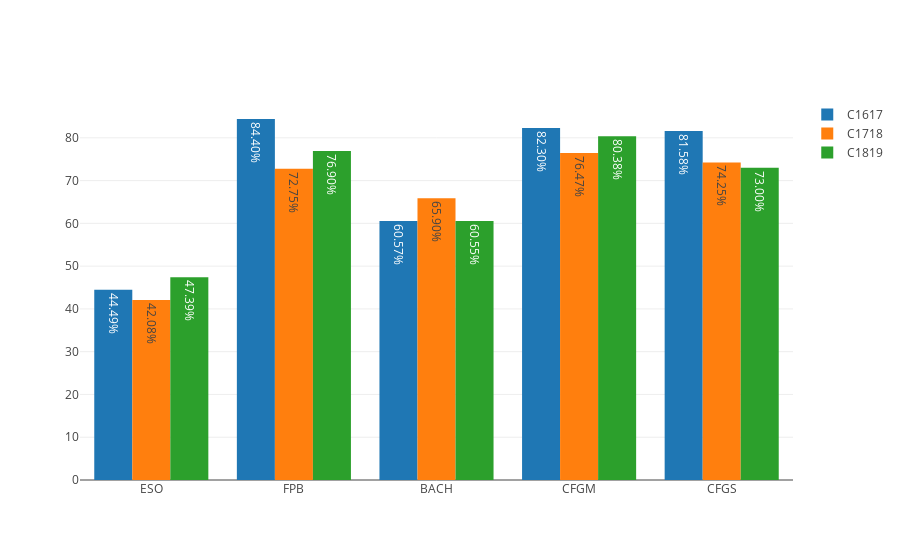

Notebook source saved alongside this figure:
### Markdown cell above
## COMPARATIVA CON LOS ÚLTIMOS CURSOS

### Code cell
aux = df.groupby(['etapa', 'curso', 'evaluación']).mean().reset_index().set_index('etapa')
series = {year: aux.loc[stages].query(f'curso == "{year}" & evaluación == "{labels[-1][1]}"')['éxito'].values
          for year in years}

myplotly.cbar(stages, series)

### Figure 1 — Plotly figure (JSON) as saved in the notebook; plotly's stock layout.template omitted (floating-point values rounded to 4 significant figures)
{"data": [{"hoverinfo": "x+text+name", "name": "C1617", "text": ["44.49%", "84.40%", "60.57%", "82.30%", "81.58%"], "type": "bar", "uid": "17ae012a-62f1-424a-bdbb-3b52e6f5c214", "x": ["ESO", "FPB", "BACH", "CFGM", "CFGS"], "y": [44.49, 84.4, 60.57, 82.3, 81.58]}, {"hoverinfo": "x+text+name", "name": "C1718", "text": ["42.08%", "72.75%", "65.90%", "76.47%", "74.25%"], "type": "bar", "uid": "01c32ece-81cd-4fbe-9e1a-1a8c4c5de23f", "x": ["ESO", "FPB", "BACH", "CFGM", "CFGS"], "y": [42.08, 72.75, 65.9, 76.47, 74.25]}, {"hoverinfo": "x+text+name", "name": "C1819", "text": ["47.39%", "76.90%", "60.55%", "80.38%", "73.00%"], "type": "bar", "uid": "654594e6-0246-48cf-9b84-10a3ade0e739", "x": ["ESO", "FPB", "BACH", "CFGM", "CFGS"], "y": [47.39, 76.9, 60.55, 80.38, 73.0]}], "layout": {"barmode": "group"}}
